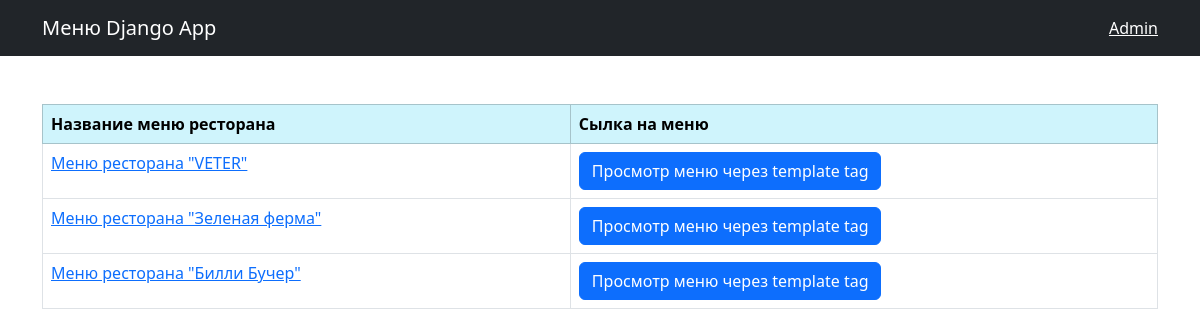
The app's page /menu/ with its own data.
### menu/models.py (models this page shows, shortened)
class Menu(models.Model):
    title = models.CharField(max_length=255)
    created_at = models.DateTimeField(default=timezone.now)

### menu/views.py (the view)
# urls.py: path('', views.index, name='index'),
def index(request):
    menus = Menu.objects.all()
    dishes = Dish.objects.all()
    return render(request, 'index.html', {'menus': menus, 'dishes': dishes})

### templates/index.html (shortened to what this page needs)
{% extends "base.html" %} {%block title%} Список меню {%endblock%} {% block content %}
<table class="table mt-5 table-bordered table-strited table-hover">
  <thead class="table-info">
    <tr>
      <th>Название меню ресторана</th>
      <th>Сылка на меню</th>
    </tr>
  </thead>
  <tbody>
    {% for menu in menus %}
    <tr>
      <td><a href={% url "menu:menu_detail" menu.id %}> {{menu.title}} </a></td>
      <td><button class="btn btn-primary" onclick="showContent()">Просмотр меню через template tag</button></td>
    </tr>
    {% endfor%}
  </tbody>
</table>
{% endblock %}

### records on screen
Menu: title "Меню ресторана \"VETER\""
Menu: title "Меню ресторана \"Зеленая ферма\""
Menu: title "Меню ресторана \"Билли Бучер\""
